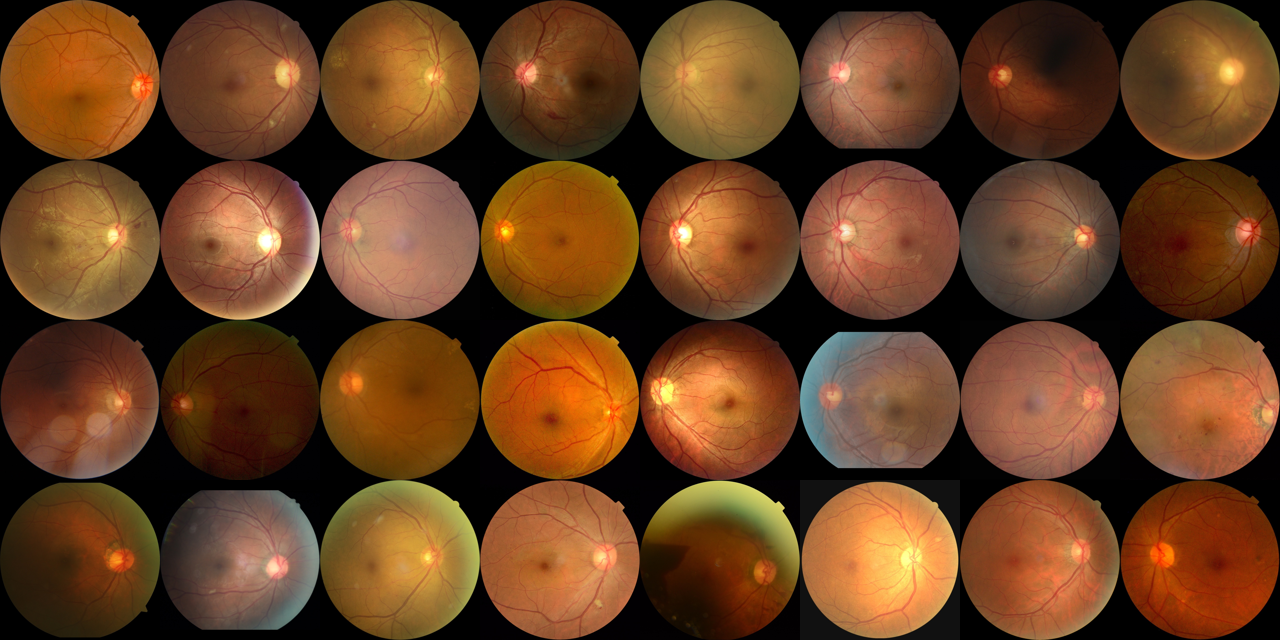
#> input picture results/04_preprocess/processed_samples.png, 1280 x 640 px
$ python -i 04_preprocess.py   (imports and definitions only)
#> lines starting #> are read from the running program, lines starting #| are printed output that depends on the picture; after the words box and inside, x2 and y2 are one past the last pixel; in counts of white or black regions, pixels touching at a corner belong together
#> further down, picture is the input picture: PIL image 1280x640 RGB; mean R, G, B 104, 63.8, 33.5
import argparse
import os
from concurrent.futures import ProcessPoolExecutor
from pathlib import Path

import numpy as np
import pandas as pd
from PIL import Image, ImageFilter

DARK = 15  # pixels at or below this are treated as black border


def retina_box(im):
    # find the retina on a small copy, then scale the box back up
    small = im.copy()
    small.thumbnail((512, 512))
    sx, sy = im.width / small.width, im.height / small.height
#> sx = 2.5; sy = 2.5
    gray = np.asarray(small.convert("L").filter(ImageFilter.GaussianBlur(2)), np.float32)
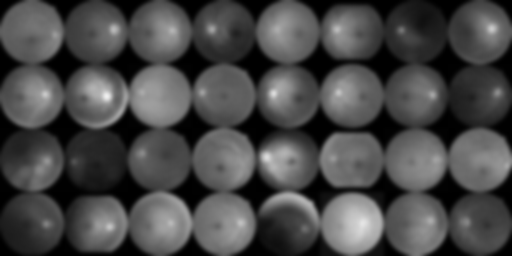
#> gray: shape (256, 512) float32; min 0, max 239, mean 72.4
    mask = gray > DARK
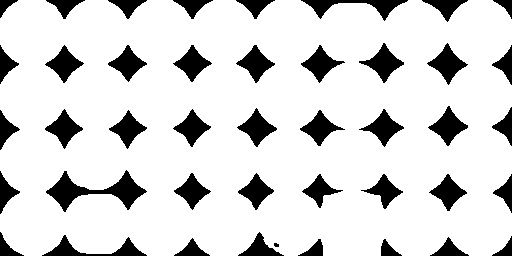
#> mask: shape (256, 512) bool; 84.4% white; 43 black regions (1 under 20 px), largest, box (x1, y1, x2, y2) and area: (46, 170, 147, 212) 1494, (301, 0, 408, 21) 772, (42, 235, 147, 256) 717
    # ignore stray bright specks or text in the border
    rows = np.nonzero(mask.mean(axis=1) > 0.02)[0]
#> rows = 256 values from 0 to 255
    cols = np.nonzero(mask.mean(axis=0) > 0.02)[0]
#> cols = 512 values from 0 to 511
    if len(rows) == 0 or len(cols) == 0:
        return None
    return (int(cols[0] * sx), int(rows[0] * sy), int(np.ceil((cols[-1] + 1) * sx)), int(np.ceil((rows[-1] + 1) * sy)))


# [86 lines left out: functions square_pad, quality, process, contact_sheet, main, not called in this run]


# [2 lines not run here, left out]

>>> from PIL import Image
>>> picture = Image.open('../results/04_preprocess/processed_samples.png')
>>> result = retina_box(picture)
#> result = (0, 0, 1280, 640)
